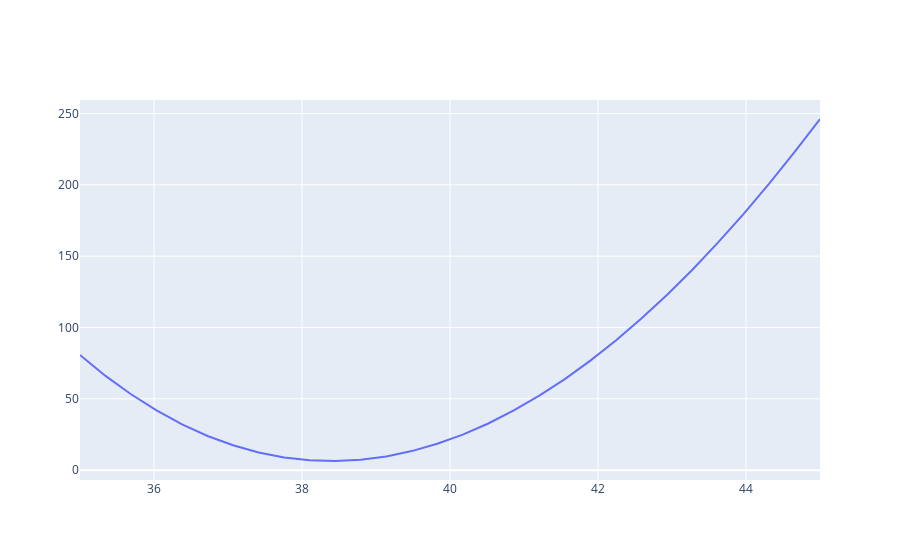

The notebook cell saved with this chart:
### Markdown cell above
Since our loss function is pretty simple (only one parameter), we can graph it to see roughly where minimum loss appears.

### Code cell
# Graph loss function for a range of Vcmax values
vcmax_values = np.linspace(35, 45, 30)
loss_values = np.zeros_like(vcmax_values)

for i, vcmax in enumerate(vcmax_values):
    loss_values[i] = vcmax_loss(vcmax)

fig = go.Figure(data=go.Scatter(x=vcmax_values, y=loss_values))
fig.show()

### Figure 1 — Plotly figure (JSON) as saved in the notebook; plotly's stock layout.template omitted (floating-point values rounded to 4 significant figures)
{"data": [{"type": "scatter", "x": [35, 35.34, 35.69, 36.03, 36.38, 36.72, 37.07, 37.41, 37.76, 38.1, 38.45, 38.79, 39.14, 39.48, 39.83, 40.17, 40.52, 40.86, 41.21, 41.55, 41.9, 42.24, 42.59, 42.93, 43.28, 43.62, 43.97, 44.31, 44.66, 45], "y": [80.7, 66.06, 53.17, 41.87, 32.12, 23.96, 17.47, 12.43, 8.908, 6.921, 6.411, 7.343, 9.583, 13.36, 18.52, 24.89, 32.69, 41.85, 52.23, 63.82, 76.79, 90.83, 106.3, 122.8, 140.4, 159.5, 179.4, 200.6, 222.9, 246.1]}], "layout": {}}
